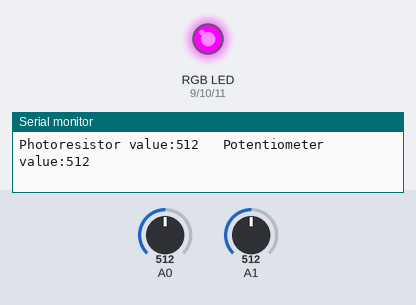
Recording of a sketch running on a simulated Arduino Uno, built with avr-gcc and run on an emulated ATmega328P. Shown: an RGB LED mixed from three pins (HIGH = lit), the last lines printed to the serial monitor. The test bench sets the inputs (shaded band); at power-on: A0 = 512, A1 = 512. Dim RGB values are drawn brighter than linear.

Above: at 27.2 s.
27.3 s: A0 set to 688
At 30.0 s:
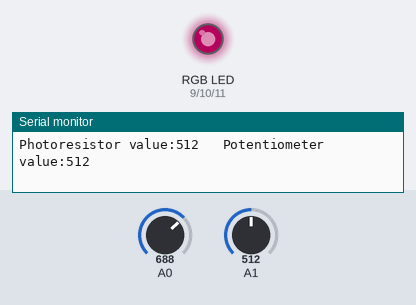
38.6 s: A0 set to 716
At 39.1 s:
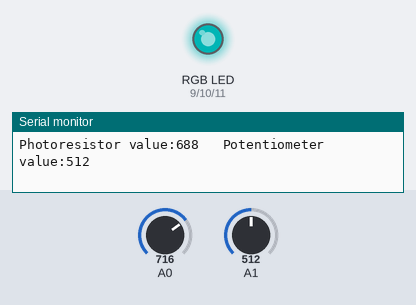
At 45.7 s:
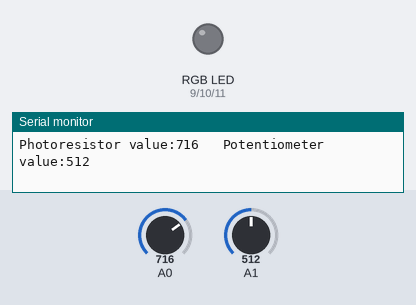
49.9 s: A1 set to 109
63.9 s: A1 set to 92
Timing chart, 0 to 66.9 s (numbered marks = the images above; inputs shaded):
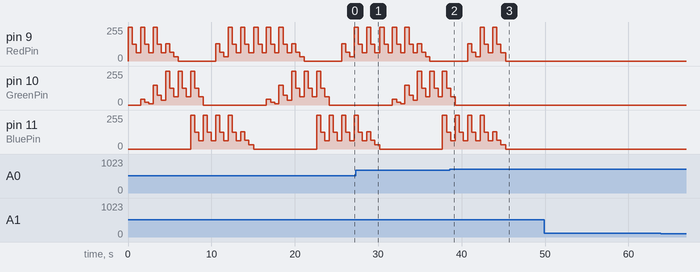

The sketch:

COMP444_1D_RGBNightLight_FadingTheLED.ino
```cpp
int photoresistor = A0;
int potentiometer = A1;
int threshold = 700;

int RedPin = 9;
int GreenPin = 10;
int BluePin = 11;

void setup() {
  Serial.begin(9600);

  pinMode(RedPin, OUTPUT);
  pinMode(GreenPin, OUTPUT);
  pinMode(BluePin, OUTPUT);
}

void loop() {
  photoresistor = analogRead(A0);
  potentiometer = analogRead(A1);

  Serial.print("Photoresistor value:");
  Serial.print(photoresistor);
  Serial.print("   Potentiometer value:");
  Serial.println(potentiometer);

  if (photoresistor < threshold) {
    red();
    delay(500);
    red2();
    delay(500);
    red3();
    delay(500);
    orange();
    delay(500);
    orange2();
    delay(500);
    orange3();
    delay(500);
    yellow();
    delay(500);
    yellow2();
    delay(500);
    yellow3();
    delay(500);
    lightGreen();
    delay(500);
    lightGreen2();
    delay(500);
    lightGreen3();
    delay(500);
    green();
    delay(500);
    green2();
    delay(500);
    green3();
    delay(500);
    cyan();
    delay(500);
    cyan2();
    delay(500);
    cyan3();
    delay(500);
    blue();
    delay(500);
    blue2();
    delay(500);
    blue3();
    delay(500);
    violet();
    delay(500);
    violet2();
    delay(500);
    violet3();
    delay(500);
    magenta();
    delay(500);
    magenta2();
    delay(500);
    magenta3();
    delay(500);
    pink();
    delay(500);
    pink2();
    delay(500);
    pink3();
    delay(500);
  } else {
    turnOff();
  }
  delay(100);
}

void red() {
  analogWrite(RedPin, 255);
  analogWrite(GreenPin, 0);
  analogWrite(BluePin, 0);
}
void red2() {
  analogWrite(RedPin, 255 / 2);
  analogWrite(GreenPin, 0);
  analogWrite(BluePin, 0);
}
void red3() {
  analogWrite(RedPin, 255 / 4);
  analogWrite(GreenPin, 0);
  analogWrite(BluePin, 0);
}
void orange() {
  analogWrite(RedPin, 255);
  analogWrite(GreenPin, 45);
  analogWrite(BluePin, 0);
}
void orange2() {
  analogWrite(RedPin, 255 / 2);
  analogWrite(GreenPin, 45 / 2);
  analogWrite(BluePin, 0);
}
void orange3() {
  analogWrite(RedPin, 255 / 4);
  analogWrite(GreenPin, 45 / 4);
  analogWrite(BluePin, 0);
}
void yellow() {
  analogWrite(RedPin, 255);
  analogWrite(GreenPin, 150);
  analogWrite(BluePin, 0);
}
void yellow2() {
  analogWrite(RedPin, 255 / 2);
  analogWrite(GreenPin, 150 / 2);
  analogWrite(BluePin, 0);
}
void yellow3() {
  analogWrite(RedPin, 255 / 4);
  analogWrite(GreenPin, 150 / 4);
  analogWrite(BluePin, 0);
}
// New colour
void lightGreen() {
  analogWrite(RedPin, 128);
  analogWrite(GreenPin, 255);
  analogWrite(BluePin, 0);
}
void lightGreen2() {
  analogWrite(RedPin, 128/2);
  analogWrite(GreenPin, 255/2);
  analogWrite(BluePin, 0);
}
void lightGreen3() {
  analogWrite(RedPin, 128/4);
  analogWrite(GreenPin, 255/4);
  analogWrite(BluePin, 0);
}
void green() {
  analogWrite(RedPin, 0);
  analogWrite(GreenPin, 255);
  analogWrite(BluePin, 0);
}
void green2() {
  analogWrite(RedPin, 0);
  analogWrite(GreenPin, 255/2);
  analogWrite(BluePin, 0);
}
void green3() {
  analogWrite(RedPin, 0);
  analogWrite(GreenPin, 255/4);
  analogWrite(BluePin, 0);
}
void cyan() {
  analogWrite(RedPin, 0);
  analogWrite(GreenPin, 255);
  analogWrite(BluePin, 255);
}
void cyan2() {
  analogWrite(RedPin, 0);
  analogWrite(GreenPin, 255/2);
  analogWrite(BluePin, 255/2);
}
void cyan3() {
  analogWrite(RedPin, 0);
  analogWrite(GreenPin, 255/4);
  analogWrite(BluePin, 255/4);
}
void blue() {
  analogWrite(RedPin, 0);
  analogWrite(GreenPin, 0);
  analogWrite(BluePin, 255);
}
void blue2() {
  analogWrite(RedPin, 0);
  analogWrite(GreenPin, 0);
  analogWrite(BluePin, 255/2);
}
void blue3() {
  analogWrite(RedPin, 0);
  analogWrite(GreenPin, 0);
  analogWrite(BluePin, 255/4);
}
// New colour
void violet() {
  analogWrite(RedPin, 128);
  analogWrite(GreenPin, 0);
  analogWrite(BluePin, 255);
}
void violet2() {
  analogWrite(RedPin, 128/2);
  analogWrite(GreenPin, 0);
  analogWrite(BluePin, 255/2);
}
void violet3() {
  analogWrite(RedPin, 128/4);
  analogWrite(GreenPin, 0);
  analogWrite(BluePin, 255/4);
}
void magenta() {
  analogWrite(RedPin, 255);
  analogWrite(GreenPin, 0);
  analogWrite(BluePin, 255);
}
void magenta2() {
  analogWrite(RedPin, 255/2);
  analogWrite(GreenPin, 0);
  analogWrite(BluePin, 255/2);
}
void magenta3() {
  analogWrite(RedPin, 255/4);
  analogWrite(GreenPin, 0);
  analogWrite(BluePin, 255/4);
}
//New colour
void pink() {
  analogWrite(RedPin, 255);
  analogWrite(GreenPin, 0);
  analogWrite(BluePin, 128);
}
void pink2() {
  analogWrite(RedPin, 255/2);
  analogWrite(GreenPin, 0);
  analogWrite(BluePin, 128/2);
}
void pink3() {
  analogWrite(RedPin, 255/4);
  analogWrite(GreenPin, 0);
  analogWrite(BluePin, 128/4);
}
void turnOff() {
  analogWrite(RedPin, 0);
  analogWrite(GreenPin, 0);
  analogWrite(BluePin, 0);
}
```

Measured:
- the behaviour switches between 699 and 700 on A0 (found by bisection; images 1 and 2)
- after the input at 38.6 s, pin 10 (GreenPin): goes on until 39.2 s, then stays 0/255
